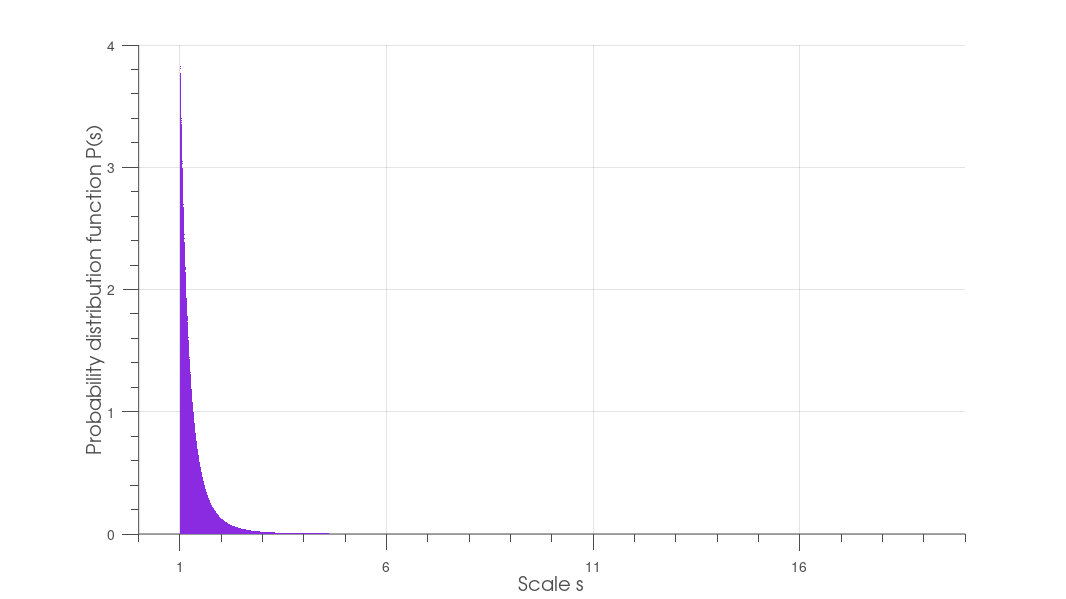

The MATLAB script that drew this image:
clc;
close all;

s=1:0.001:20;
beta=5;
c=beta-1;
p=c*s.^-beta;
cum=1-s.^(1-beta);
hold on
%loglog(s,p,'r')
plot(s,p,'LineStyle', 'none','LineWidth', 1,'Marker', 'o', 'MarkerSize', 1, ...
      'MarkerEdgeColor','none', 'MarkerFaceColor',[138 43 226]/255);
h=area(s,p,'LineStyle', 'none','LineWidth', 1);
set(h,'FaceColor',[138 43 226]/255);
set(gca,'FontSize',25);
set(gca,'xtick',1:5:30,'xticklabel',1:5:30) 
%xtick shows the ticks, xticklabel gives the tick names.
set(gca,'xlim',[0 max(s)]);
set(gca,'ylim',[0 max(p)]);
grid on;
%grid minor;
hXLabel = xlabel('Scale s','Fontsize',35);
hYLabel = ylabel('Probability distribution function P(s)','Fontsize',35);
set(gca, 'FontName', 'Helvetica')
set([hXLabel, hYLabel], 'FontName', 'AvantGarde')
% Adjust axes properties
set(gca, 'Box', 'off', 'TickDir', 'out', 'TickLength', [.02 .02], ...
    'XMinorTick', 'on', 'YMinorTick', 'on', 'YGrid', 'on', ...
    'XColor', [.3 .3 .3], 'YColor', [.3 .3 .3], ...
    'LineWidth', 1)
set(gcf,'color','w'); %set figure background transparent
set(gca,'color','w'); %set axis transparent
% Maximize print figure
set(gcf,'outerposition',get(0,'screensize'));
set(gcf, 'PaperPositionMode', 'manual');
set(gcf, 'PaperUnits', 'points'); %[ {inches} | centimeters | normalized | points ]
set(gcf, 'PaperPosition', [0 0 1920 1080]); 

% saveas(gcf,'F:\Git\PhDreport\4Anew\figures\ps2.png');
saveas(gcf,'F:\Git\Anew\figures\ps2.png');
